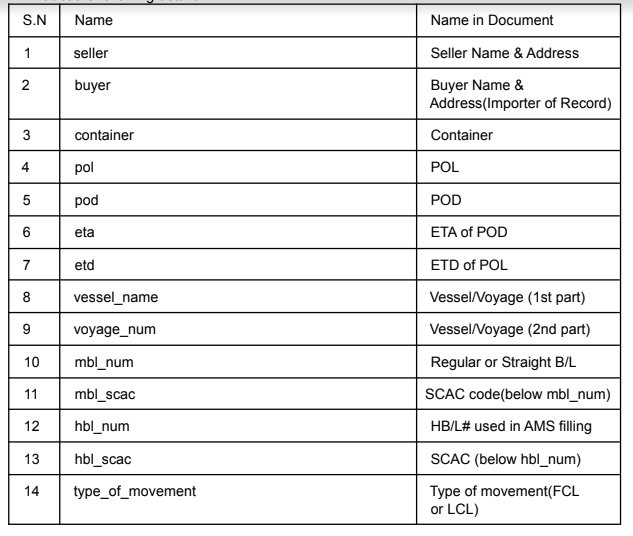
#> input picture images/input_image.png, 633 x 536 px
$ python main.py
#> lines starting #> are read from the running program, lines starting #| are printed output that depends on the picture; after the words box and inside, x2 and y2 are one past the last pixel; in counts of white or black regions, pixels touching at a corner belong together
### image_filters.py
#!/usr/bin/env python3
# -*- coding: utf-8 -*-
"""
Created on Wed Aug 31 14:13:28 2022

@author: usn
"""
import cv2
import numpy as np

from preprocessing import detect_ver_hor_lines

def otsu_thresh(img):
    thresh,img_out = cv2.threshold(img,128,255,cv2.THRESH_BINARY |cv2.THRESH_OTSU)
    return thresh,img_out

def erode(img_bin, ver_hor_kernel, iterations=3):
    erode_img = cv2.erode(img_bin, ver_hor_kernel, iterations=iterations)
    return erode_img

def dilate(img, ver_hor_kernel, iterations=3):
    out_lines = cv2.dilate(img, ver_hor_kernel, iterations=iterations)
    return out_lines

def filter_in_image(img):
    #thresholding the image to a binary image
    thresh,img_bin = otsu_thresh(img)

    #inverting the image
    img_bin = 255-img_bin

    # Length(width) of kernel as 100th of total width
    kernel_len = np.array(img).shape[1]//100

    # Defining a vertical kernel to detect all vertical lines of image
    # set flag to 0 for vertical line detection
    ver_kernel = detect_ver_hor_lines(kernel_len, 0)

    # Defining a horizontal kernel to detect all horizontal lines of image
    # set flag to 1 for vertical line detection
    hor_kernel = detect_ver_hor_lines(kernel_len, 1)

    # A kernel of 2x2
    kernel = cv2.getStructuringElement(cv2.MORPH_RECT, (2, 2))

    #Use vertical kernel to detect and save the vertical lines
    image_1 = erode(img_bin, ver_kernel)
    vertical_lines = dilate(image_1, ver_kernel)

    #Use horizontal kernel to detect and save the horizontal lines
    image_2 = erode(img_bin, hor_kernel)
    horizontal_lines = dilate(image_2, hor_kernel)

    # Combine horizontal and vertical lines in a new third image, with both having same weight.
    img_vh = cv2.addWeighted(vertical_lines, 0.5, horizontal_lines, 0.5, 0.0)

    #Eroding and thesholding the image
    img_vh = erode(~img_vh, kernel, iterations=2)
    thresh, img_vh = otsu_thresh(img_vh)

    return img_vh

### preprocessing.py
#!/usr/bin/env python3
# -*- coding: utf-8 -*-
"""
Created on Wed Aug 31 14:13:29 2022

@author: usn
"""
import cv2
import numpy as np

def detect_ver_hor_lines(kernel_len, flag):
    if flag == 1:
        v_or_h_kernel = cv2.getStructuringElement(cv2.MORPH_RECT, (kernel_len, 1))
    else:
        v_or_h_kernel = cv2.getStructuringElement(cv2.MORPH_RECT, (1, kernel_len))

    return v_or_h_kernel

def detect_contours(img):
    contours, hierarchy = cv2.findContours(img, cv2.RETR_TREE, cv2.CHAIN_APPROX_SIMPLE)
    return contours, hierarchy

def sort_contours(contour, method="left-to-right"):
    # initialize the reverse flag and sort index
    reverse = False
    i = 0    # handle if we need to sort in reverse
    if(method == "right-to-left" or method == "bottom-to-top"):
        reverse = True    # handle if we are sorting against the y-coordinate rather than
    # the x-coordinate of the bounding box
    if method == "top-to-bottom" or method == "bottom-to-top":
        i = 1

    # construct the list of bounding boxes and sort them from top to
    # bottom
    boundingBoxes = [cv2.boundingRect(c) for c in contour]
    (contour, boundingBoxes) = zip(*sorted(zip(contour, boundingBoxes),
    key=lambda b:b[1][i], reverse=reverse))    # return the list of sorted contours and bounding boxes
    return (contour, boundingBoxes)

def cell_detection(img_vh):
    # Detect contours for following box detection
    contours, hierarchy = detect_contours(img_vh)

    # Sort all the contours by top to bottom.
    contours, boundingBoxes = sort_contours(contours, method="top-to-bottom")

    #Creating a list of heights for all detected boxes
    heights = [boundingBoxes[i][3] for i in range(len(boundingBoxes))]

    #Get mean of heights
    mean = np.mean(heights)

    #Create list box to store all boxes in
    box = []# Get position (x,y), width and height for every contour and show the contour on image
    for c in contours:
        x, y, w, h = cv2.boundingRect(c)
        if (w<1000 and h<500):
            # image = cv2.rectangle(img,(x,y),(x+w,y+h),(0,255,0),2)
            box.append([x,y,w,h])

    return box,mean

def get_column_row(box, mean):
    #Creating two lists to define row and column in which cell is located
    row=[]
    column=[]
    # j=0
    #Sorting the boxes to their respective row and column
    for i in range(len(box)):
        if(i==0):
            column.append(box[i])
            previous=box[i]
        else:
            if(box[i][1]<=previous[1]+mean/2):
                column.append(box[i])
                previous=box[i]
                if(i==len(box)-1):
                    row.append(column)
            else:
                row.append(column)
                column=[]
                previous = box[i]
                column.append(box[i])

    return row, column

def list_finalboxes(row):
    #calculating maximum number of cellscountcol = 0
    for i in range(len(row)):
        countcol = len(row[i])
        if countcol > countcol:
            countcol = countcol

    #Retrieving the center of each column
    center = [int(row[i][j][0]+row[i][j][2]/2) for j in range(len(row[i])) if row[0]]
    center=np.array(center)
    center.sort()

    #Regarding the distance to the columns center, the boxes are arranged in respective order
    finalboxes = []
    for i in range(len(row)):
        lis=[]
        for k in range(countcol):
            lis.append([])
        for j in range(len(row[i])):
            diff = abs(center-(row[i][j][0]+row[i][j][2]/4))
            minimum = min(diff)
            indexing = list(diff).index(minimum)
            lis[indexing].append(row[i][j])
        finalboxes.append(lis)

    return finalboxes, countcol

### main.py
#!/usr/bin/env python3
# -*- coding: utf-8 -*-
"""
Created on Wed Aug 31 11:02:02 2022

@author: usn
"""

import cv2
import numpy as np
import pandas as pd
import pytesseract
import json

from image_filters import dilate, erode, filter_in_image
from preprocessing import cell_detection, get_column_row, list_finalboxes

image_path = r'images/input_image.png'

class main_ocr:
    def __init__(self):
        self.file = image_path

    def tesseract_detect_string(self):
        #read your file
        img = cv2.imread(self.file, 0)

        # Applying multiple filters in image
        img_vh = filter_in_image(img)

        bitxor = cv2.bitwise_xor(img,img_vh)
        bitnot = cv2.bitwise_not(bitxor)

        box, mean = cell_detection(img_vh)
        row, column = get_column_row(box, mean)

        finalboxes, countcol = list_finalboxes(row)

        #from every single image-based cell/box the strings are extracted via pytesseract and stored in a list
        outer=[]
        for i in range(len(finalboxes)):
            for j in range(len(finalboxes[i])):
                inner=''
                if(len(finalboxes[i][j])==0):
                    outer.append(' ')
                else:
                    for k in range(len(finalboxes[i][j])):
                        y,x,w,h = finalboxes[i][j][k][0],finalboxes[i][j][k][1], finalboxes[i][j][k][2],finalboxes[i][j][k][3]
                        finalimg = bitnot[x:x+h, y:y+w]
                        kernel = cv2.getStructuringElement(cv2.MORPH_RECT, (2, 1))
                        border = cv2.copyMakeBorder(finalimg,2,2,2,2,   cv2.BORDER_CONSTANT,value=[255,255])
                        resizing = cv2.resize(border, None, fx=2, fy=2, interpolation=cv2.INTER_CUBIC)

                        dilation = dilate(resizing, kernel,iterations=1)
                        erosion = erode(dilation, kernel,iterations=1)

                        out = pytesseract.image_to_string(erosion)
                        if(len(out)==0):
                            out = pytesseract.image_to_string(erosion, config='--psm 3')
                        inner = inner +" "+ out
                        outer.append(inner)
        return row, countcol, outer

    def to_dataframe(self):
        row, countcol, outer = self.tesseract_detect_string()
#> in tesseract_detect_string, img is the input picture: shape (536, 633); min 0, max 255, mean 235.7
#> in otsu_thresh, `thresh,img_out = cv2.threshold(img,128,255,cv2.THRESH_BINARY |cv2.THRE..`:
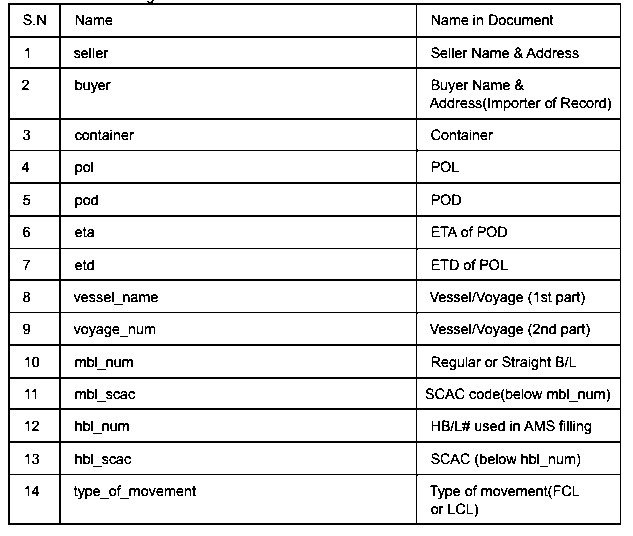
#> img_out: shape (536, 633); 90.6% white; black in thin lines or dots
#> in otsu_thresh, `thresh,img_out = cv2.threshold(img,128,255,cv2.THRESH_BINARY |cv2.THRE..`: thresh = 162
#> in filter_in_image, `img_bin = 255-img_bin`: img_bin: shape (536, 633); 9.4% white in thin lines or dots
#> in erode, `erode_img = cv2.erode(img_bin, ver_hor_kernel, iterations=iterations)`: erode_img: shape (536, 633); 0.9% white in thin lines or dots
#> in dilate, `out_lines = cv2.dilate(img, ver_hor_kernel, iterations=iterations)`: out_lines: shape (536, 633); 0.92% white in thin lines or dots
#> in erode (call 2), `erode_img = cv2.erode(img_bin, ver_hor_kernel, iterations=iterations)`: erode_img: shape (536, 633); 4.9% white in thin lines or dots
#> in dilate (call 2), `out_lines = cv2.dilate(img, ver_hor_kernel, iterations=iterations)`: out_lines: shape (536, 633); 5.1% white in thin lines or dots
#> in filter_in_image, `img_vh = cv2.addWeighted(vertical_lines, 0.5, horizontal_lines, 0.5, 0..`:
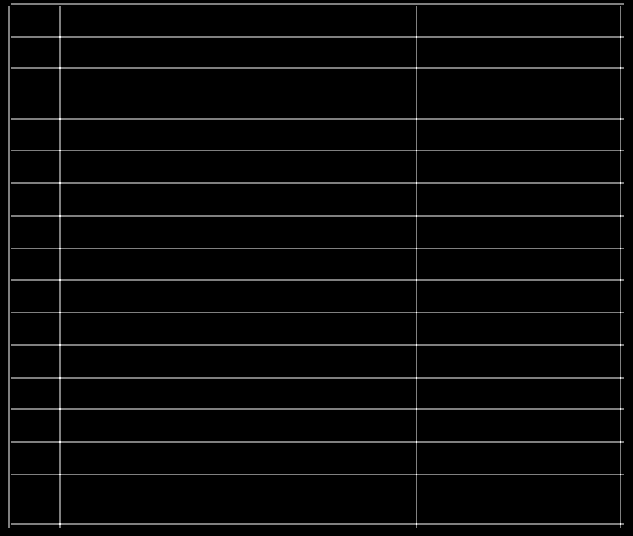
#> img_vh: shape (536, 633); min 0, max 255, mean 7.7
#> in otsu_thresh (call 2), `thresh,img_out = cv2.threshold(img,128,255,cv2.THRESH_BINARY |cv2.THRE..`:
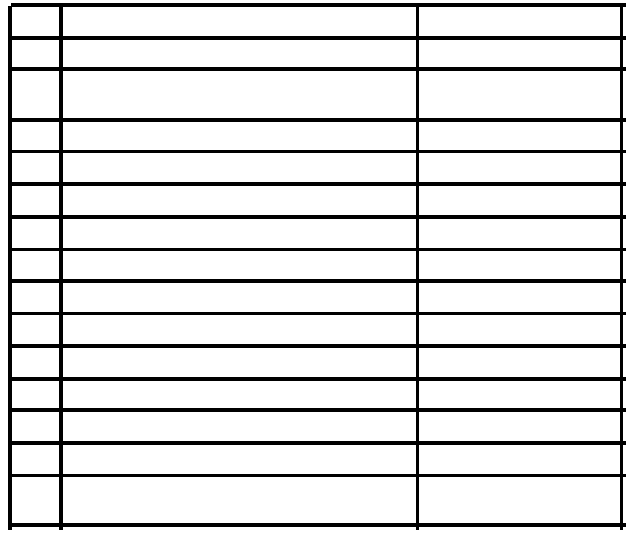
#> img_out: shape (536, 633); 87.1% white; 1 black region
#> in otsu_thresh (call 2), `thresh,img_out = cv2.threshold(img,128,255,cv2.THRESH_BINARY |cv2.THRE..`: thresh = 127
#> in tesseract_detect_string, `bitxor = cv2.bitwise_xor(img,img_vh)`:
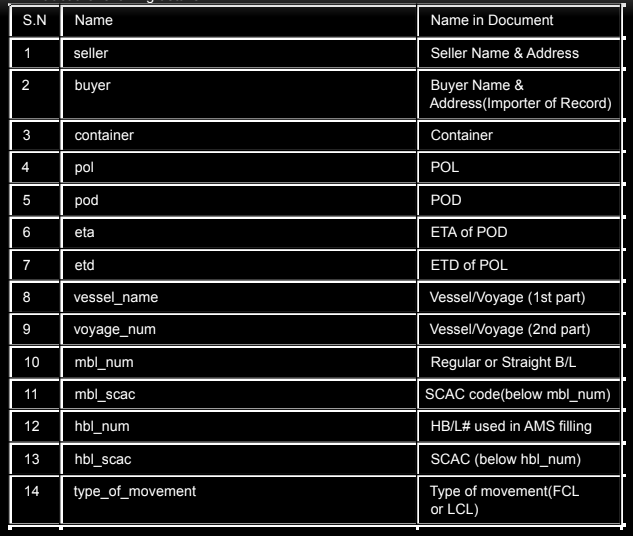
#> bitxor: shape (536, 633); min 0, max 255, mean 29
#> in tesseract_detect_string, `bitnot = cv2.bitwise_not(bitxor)`:
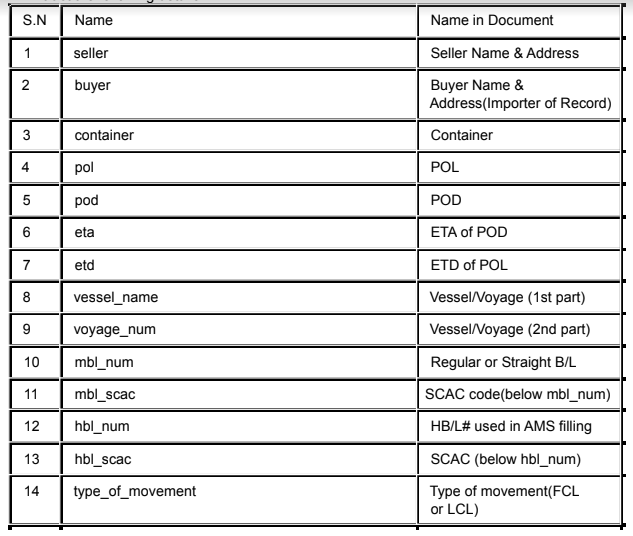
#> bitnot: shape (536, 633); min 0, max 255, mean 226
#> in detect_contours, `contours, hierarchy = cv2.findContours(img, cv2.RETR_TREE, cv2.CHAIN_A..`: contours = 47 contours; largest, box (x1, y1, x2, y2) and area: (0, 0, 633, 536) 338120, (7, 2, 627, 531) 323652, (63, 71, 416, 118) 16192, (63, 477, 416, 523) 15840, (63, 445, 416, 474) 9856
#> in sort_contours, `boundingBoxes = [cv2.boundingRect(c) for c in contour]`: boundingBoxes = 47 items, first 6: (0, 0, 633, 536), (7, 2, 620, 529), (419, 477, 201, 46), (63, 477, 353, 46), (12, 477, 47, 46), (419, 445, 201, 29)
#> in sort_contours, `(contour, boundingBoxes) = zip(*sorted(zip(contour, boundingBoxes), ke..`: contour = 47 contours; largest, box (x1, y1, x2, y2) and area: (0, 0, 633, 536) 338120, (7, 2, 627, 531) 323652, (63, 71, 416, 118) 16192, (63, 477, 416, 523) 15840, (63, 7, 416, 36) 9856; boundingBoxes = 47 items, first 6: (0, 0, 633, 536), (7, 2, 620, 529), (419, 7, 201, 29), (63, 7, 353, 29), (12, 7, 47, 29), (419, 40, 201, 27)
#> in cell_detection, `contours, boundingBoxes = sort_contours(contours, method="top-to-botto..`: contours has the same summary as contour in sort_contours
#> in cell_detection, `heights = [boundingBoxes[i][3] for i in range(len(boundingBoxes))]`: heights = 47 values, max 536 at index 0, min 27 at index 5, mean 52.28
#> in cell_detection, `mean = np.mean(heights)`: mean = 52.28
#> the loop in cell_detection, `for c in contours:` made 47 passes
#> (c, x, y, w, h) on passes 1, 3, 4, 5, 6, 7, 8, 9, 10, 11: ([[0, 0], [0, 535], [632, 535], [632, 0]], 0, 0, 633, 536), ([[419, 7], [419, 35], [619, 35], [619, 7]], 419, 7, 201, 29), ([[63, 7], [63, 35], [415, 35], [415, 7]], 63, 7, 353, 29), ([[12, 7], [12, 35], [58, 35], [58, 7]], 12, 7, 47, 29), ([[419, 40], [419, 66], [619, 66], [619, 40]], 419, 40, 201, 27), ([[63, 40], [63, 66], [415, 66], [415, 40]], 63, 40, 353, 27), ([[12, 40], [12, 66], [58, 66], [58, 40]], 12, 40, 47, 27), ([[419, 71], [419, 117], [619, 117], [619, 71]], 419, 71, 201, 47), ([[63, 71], [63, 117], [415, 117], [415, 71]], 63, 71, 353, 47), ([[12, 71], [12, 117], [58, 117], [58, 71]], 12, 71, 47, 47)
#> after the loop in cell_detection, `for c in contours:`: box = 45 items, first 6: [419, 7, 201, 29], [63, 7, 353, 29], [12, 7, 47, 29], [419, 40, 201, 27], [63, 40, 353, 27], [12, 40, 47, 27]
#> in tesseract_detect_string, `box, mean = cell_detection(img_vh)`: mean = 52.28
#> the loop in get_column_row, `for i in range(len(box)):` made 45 passes
#> previous on passes 1 to 12: [419, 7, 201, 29], [63, 7, 353, 29], [12, 7, 47, 29], [419, 40, 201, 27], [63, 40, 353, 27], [12, 40, 47, 27], [419, 71, 201, 47], [63, 71, 353, 47], [12, 71, 47, 47], [419, 122, 201, 28], [63, 122, 353, 28], [12, 122, 47, 28]
#> after the loop in get_column_row, `for i in range(len(box)):`: row = 15 items
#> in tesseract_detect_string, `row, column = get_column_row(box, mean)`: column = [[419, 477, 201, 46], [63, 477, 353, 46], [12, 477, 47, 46]]
#> the loop in list_finalboxes, `for i in range(len(row)):` made 15 passes
#> in list_finalboxes, `center = [int(row[i][j][0]+row[i][j][2]/2) for j in range(len(row[i]))..`: center = [519, 239, 35]
#> after the loop in list_finalboxes, `for i in range(len(row)):`: finalboxes = 15 items
#> in tesseract_detect_string, `finalboxes, countcol = list_finalboxes(row)`: countcol = 3
#> the loop in tesseract_detect_string, `for i in range(len(finalboxes)):` made 1 pass
#> after the loop in tesseract_detect_string, `for i in range(len(finalboxes)):`:
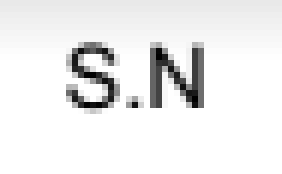
#> finalimg: shape (29, 47) (shown 6 times larger); min 0, max 255, mean 236.1
#> after the loop in tesseract_detect_string, `for i in range(len(finalboxes)):`:
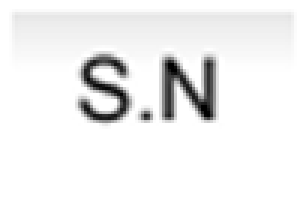
#> resizing: shape (66, 102) (shown 3 times larger); min 0, max 255, mean 239.2
#> after the loop in tesseract_detect_string, `for i in range(len(finalboxes)):`: outer = []
        #Creating a dataframe of the generated OCR list
        arr = np.array(outer)
        len_row = len(row)
        dataframe = pd.DataFrame(arr.reshape(len_row, countcol))
        # print(dataframe)

        data_dict = {}
        for i in range(1,len(dataframe)):

            dataframe[1][i] = dataframe[1][i].strip('\f')
            dataframe[1][i] = dataframe[1][i].strip('\n')
            dataframe[1][i] = dataframe[1][i].replace('\n', ' ')

            dataframe[2][i] = dataframe[2][i].strip('\f')
            dataframe[2][i] = dataframe[2][i].strip('\n')
            dataframe[2][i] = dataframe[2][i].replace('\n', ' ')

            data_dict[dataframe[1][i]] = dataframe[2][i]

        return data_dict


if __name__ == "__main__":
    main_obj = main_ocr()
#> (the run stopped early here; a loop or call above may not have finished)
